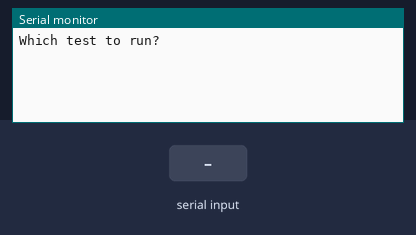
This sketch was run on a simulated Arduino Uno, built with avr-gcc and run on an emulated ATmega328P. On the bench: the last lines printed to the serial monitor. The inputs (shaded band) are chosen by the test bench.

Above: at 1.2 s.
1.3 s: "90,45\n" received over Serial
At 2.0 s:
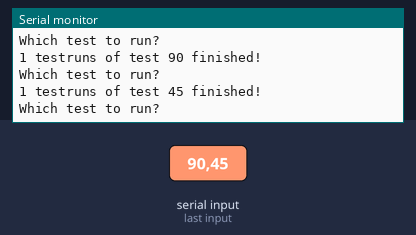
3.0 s: "1\n" received over Serial
At 3.11 s:
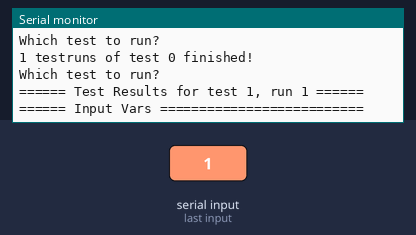
4.5 s: "5\n" received over Serial
At 5.63 s:
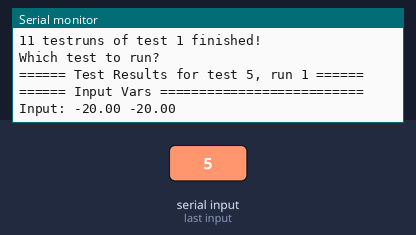
7.5 s: "5\n" received over Serial
At 8.25 s:
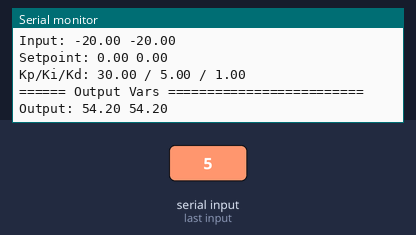
Timing chart, 0 to 10.5 s (numbered marks = the images above; inputs shaded):
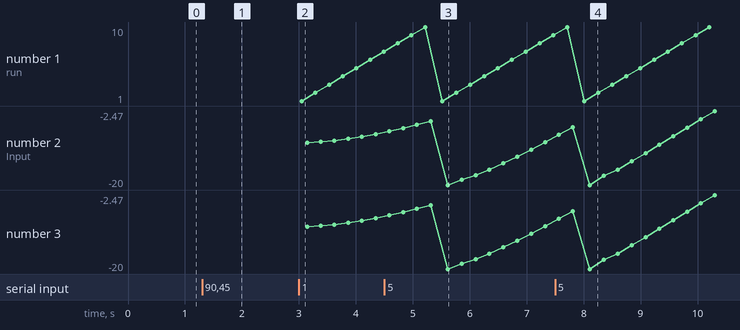

The sketch:

pid_test.ino.ino
```cpp
#include <PID_v1.h>

//Define Variables we'll be connecting to
double  InputX, SetpointX, OutputX,
        InputY, SetpointY, OutputY,
        Kp, Ki, Kd;

//Specify the links and initial tuning parameters
PID pidX(&InputX, &OutputX, &SetpointX, 2, 5, 1, P_ON_M, DIRECT),
    pidY(&InputY, &OutputY, &SetpointY, 2, 5, 1, P_ON_M, DIRECT);

/* PID TEST CASES */
double testData[][8] = {
               /* InputX  InputY  SetX  SetY  Kp  Ki  Kd  Testr uns */
/* Test 1: */   { -10.0,   -10.0, 0.0,  0.0,  2,  5,  1,  10 }, /* Bidirectional, positive direction, medium range */
/* Test 2: */   { 10.0,    10.0,  0.0,  0.0,  2,  5,  1,  10 }, /* Bidirectional, negative direction, medium range */
/* Test 3: */   { -2.0,   -2.0,   0.0,  0.0,  2,  5,  1,  10 }, /* Bidirectional, positive direction, short range */
/* Test 4: */   { -20.0, -20.0,   0.0,  0.0,  2,  5,  1,  10 }, /* Bidirectional, positive direction, long range */
/* Test 5: */   { -20.0, -20.0,   0.0,  0.0,  30, 5,  1,  10 }, /* Bidirectional, positive direction, long range, high PID vars */
/* Test 6: */   { -10.0,  -10.0,  0.0,  0.0,  30, 5,  1,  10 } /* Bidirectional, positive direction, medium range, high PID vars */
};

int test = 0;
int testrun = 1;
boolean testing = false;
long lastmicros = 0;


void setup() {
  Serial.begin(9600);
}

void loop() {
  if(testing) {

    /* First run, set vars */
    if(testrun == 1) {
      InputX = testData[test][0];
      InputY = testData[test][1];

      SetpointX = testData[test][2];
      SetpointY = testData[test][3];

      Kp = testData[test][4];
      Ki = testData[test][5];
      Kd = testData[test][6];

      pidX.SetMode(AUTOMATIC);
      pidY.SetMode(AUTOMATIC);
    }

    while(testrun <= testData[test][7]) {

      /* Get last microseconds stamp */
      lastmicros = micros();

      /* Compute PID Data */
      pid_compute();

      /* Print current progress */
      pid_show_results(test, testrun);

      /* Increase Testrun counter */
      testrun++;

      /* Calculate new input vars for next run */
      pid_calc_input();

      /* Wait for time to fill up 100ms */
      delayMicroseconds(100000 - (micros()-lastmicros));
    }

    /* End testing phase */
    Serial.print(testrun); Serial.print(" testruns of test "); Serial.print(test+1); Serial.print(" finished!");
    Serial.println();Serial.println();
    testrun = 1;
    testing = false;
    pidX.SetMode(MANUAL);
    pidY.SetMode(MANUAL);

  } else {
    Serial.println("Which test to run?");

    while(Serial.available() == 0) {
      delay(500);
    }

    test = Serial.parseInt()-1;
    testing = true;
  }
}

void pid_compute() {
  pidX.Compute();
  pidY.Compute();
}

void pid_calc_input() {
  if(InputX > SetpointX) {
    InputX -= (OutputX/25);
  } else {
    InputX += (OutputX/25);
  }

  if(InputY > SetpointY) {
    InputY -= (OutputY/25);
  } else {
    InputY += (OutputY/25);
  }
}

void pid_show_results(int test, int testrun) {
  Serial.print("====== Test Results for test "); Serial.print(test+1); Serial.print(", run "); Serial.print(testrun); Serial.println(" ======");
  Serial.println("====== Input Vars ==========================");
  Serial.print("Input: "); Serial.print(InputX); Serial.print(" "); Serial.println(InputY);
  Serial.print("Setpoint: "); Serial.print(SetpointX); Serial.print(" "); Serial.println(SetpointY);
  Serial.print("Kp/Ki/Kd: "); Serial.print(Kp); Serial.print(" / "); Serial.print(Ki); Serial.print(" / "); Serial.println(Kd);
  Serial.println("====== Output Vars =========================");
  Serial.print("Output: "); Serial.print(OutputX); Serial.print(" "); Serial.println(OutputY);
  Serial.println("");
}
```

Measured:
- after the input at 1.3 s, the serial monitor: prints a new line after 0.20 s (image 1)
- after the input at 3.0 s, the serial monitor: prints a new line after 0.05 s (image 2)
- after the input at 4.5 s, the serial monitor: prints a new line after 1.0 s (image 3)
- after the input at 7.5 s, the serial monitor: prints a new line after 0.73 s (image 4)
- plotted number 2: -7.94 → -9.85 after the input at 4.5 s, -9.85 → -2.47 after the input at 7.5 s
- plotted number 3: -7.94 → -9.85 after the input at 4.5 s, -9.85 → -2.47 after the input at 7.5 s
